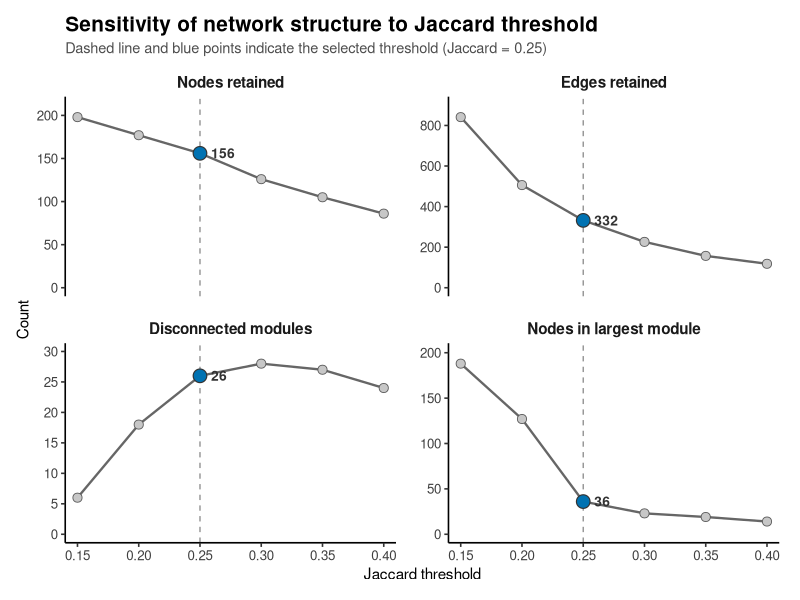
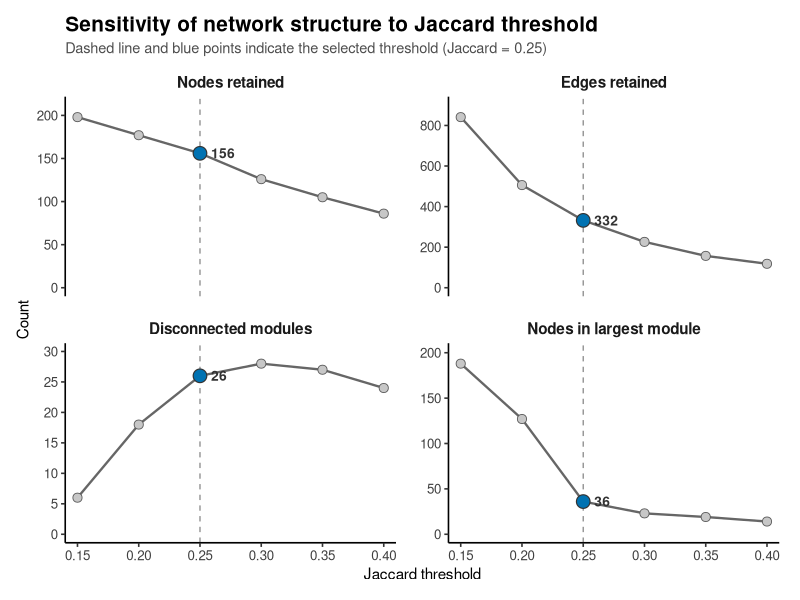

The R source for these figures, in order:
#!/usr/bin/env Rscript

## ================================================================== ##
## Jaccard-threshold sensitivity analysis
##
## Shows how network topology changes across tested Jaccard cutoffs.
##
## Metrics:
##   - retained network nodes
##   - retained network edges
##   - connected components
##   - size of largest connected component
##
## Jaccard = 0.25 is the selected threshold.
## ================================================================== ##

suppressPackageStartupMessages({
  library(ggplot2)
})


## ================================================================== ##
## Paths
## ================================================================== ##

project_dir <- path.expand(
  "~/methanotrophs/methanotroph_project/jeppe/genome_analysis_workflow"
)

output_dir <- file.path(
  project_dir,
  "16_visualization",
  "16G_jaccard_sensitivity"
)

dir.create(
  output_dir,
  recursive = TRUE,
  showWarnings = FALSE
)

output_png <- file.path(
  output_dir,
  "jaccard_threshold_sensitivity.png"
)

output_pdf <- file.path(
  output_dir,
  "jaccard_threshold_sensitivity.pdf"
)


## ================================================================== ##
## Authoritative sensitivity results
## ================================================================== ##

sensitivity <- data.frame(

  jaccard = c(
    0.15,
    0.20,
    0.25,
    0.30,
    0.35,
    0.40
  ),

  nodes = c(
    198,
    177,
    156,
    126,
    105,
    86
  ),

  edges = c(
    841,
    506,
    332,
    226,
    157,
    118
  ),

  subnetworks = c(
    6,
    18,
    26,
    28,
    27,
    24
  ),

  largest_subnetwork = c(
    188,
    127,
    36,
    23,
    19,
    14
  )
)


## ================================================================== ##
## Convert to plotting format
## ================================================================== ##

plot_df <- rbind(

  data.frame(
    jaccard = sensitivity$jaccard,
    metric = "Nodes retained",
    value = sensitivity$nodes
  ),

  data.frame(
    jaccard = sensitivity$jaccard,
    metric = "Edges retained",
    value = sensitivity$edges
  ),

  data.frame(
    jaccard = sensitivity$jaccard,
    metric = "Disconnected modules",
    value = sensitivity$subnetworks
  ),

  data.frame(
    jaccard = sensitivity$jaccard,
    metric = "Nodes in largest module",
    value = sensitivity$largest_subnetwork
  )
)


## ================================================================== ##
## Set panel order
## ================================================================== ##

plot_df$metric <- factor(
  plot_df$metric,
  levels = c(
    "Nodes retained",
    "Edges retained",
    "Disconnected modules",
    "Nodes in largest module"
  )
)


## ================================================================== ##
## Mark selected threshold
## ================================================================== ##

selected_threshold <- 0.25

plot_df$selected <- (
  plot_df$jaccard == selected_threshold
)

selected_df <- plot_df[
  plot_df$selected,
]


## ================================================================== ##
## QC
## ================================================================== ##

message("")
message("Jaccard sensitivity table:")
print(sensitivity)

message("")
message("Selected threshold:")
print(selected_df)


## ================================================================== ##
## Plot
## ================================================================== ##

p <- ggplot(
  plot_df,
  aes(
    x = jaccard,
    y = value
  )
) +

  ## -------------------------------------------------------------- ##
  ## Selected threshold
  ## -------------------------------------------------------------- ##

  geom_vline(
    xintercept = selected_threshold,
    linetype = "dashed",
    linewidth = 0.45,
    colour = "grey55"
  ) +

  ## -------------------------------------------------------------- ##
  ## Sensitivity trajectory
  ## -------------------------------------------------------------- ##

  geom_line(
    linewidth = 0.8,
    colour = "grey40"
  ) +

  geom_point(
    size = 2.8,
    shape = 21,
    fill = "grey78",
    colour = "grey35",
    stroke = 0.45
  ) +

  ## -------------------------------------------------------------- ##
  ## Selected Jaccard = 0.25 points
  ## -------------------------------------------------------------- ##

  geom_point(
    data = selected_df,
    size = 4.2,
    shape = 21,
    fill = "#0072B2",
    colour = "grey20",
    stroke = 0.6
  ) +

  ## -------------------------------------------------------------- ##
  ## Label value at selected threshold
  ## -------------------------------------------------------------- ##

  geom_text(
    data = selected_df,
    aes(
      label = value
    ),
    nudge_x = 0.009,
    hjust = 0,
    vjust = 0.5,
    size = 3.5,
    fontface = "bold",
    colour = "grey20"
  ) +

  ## -------------------------------------------------------------- ##
  ## Separate scale for each network property
  ## -------------------------------------------------------------- ##

  facet_wrap(
    ~ metric,
    ncol = 2,
    scales = "free_y"
  ) +

  ## -------------------------------------------------------------- ##
  ## Axes
  ## -------------------------------------------------------------- ##

  scale_x_continuous(
    name = "Jaccard threshold",
    breaks = c(
      0.15,
      0.20,
      0.25,
      0.30,
      0.35,
      0.40
    ),
    limits = c(
      0.14,
      0.41
    ),
    expand = expansion(
      mult = c(
        0,
        0
      )
    )
  ) +

  scale_y_continuous(
    name = "Count",
    breaks = scales::pretty_breaks(
      n = 5
    ),
    expand = expansion(
      mult = c(
        0.05,
        0.12
      )
    )
  ) +

  expand_limits(
    y = 0
  ) +

  ## -------------------------------------------------------------- ##
  ## Titles
  ## -------------------------------------------------------------- ##

  labs(
    title =
      "Sensitivity of network structure to Jaccard threshold",

    subtitle =
      "Dashed line and blue points indicate the selected threshold (Jaccard = 0.25)"
  ) +

  ## -------------------------------------------------------------- ##
  ## Theme
  ## -------------------------------------------------------------- ##

  theme_classic(
    base_size = 12
  ) +

  theme(

    plot.title =
      element_text(
        size = 15,
        face = "bold",
        margin = margin(
          b = 4
        )
      ),

    plot.subtitle =
      element_text(
        size = 10.5,
        colour = "grey30",
        margin = margin(
          b = 12
        )
      ),

    strip.background =
      element_blank(),

    strip.text =
      element_text(
        size = 11,
        face = "bold",
        margin = margin(
          b = 5
        )
      ),

    axis.title =
      element_text(
        size = 11
      ),

    axis.text =
      element_text(
        colour = "grey25"
      ),

    panel.spacing =
      grid::unit(
        1.2,
        "lines"
      ),

    plot.margin =
      margin(
        12,
        15,
        12,
        12
      )
  )


## ================================================================== ##
## Save
## ================================================================== ##

ggsave(
  filename = output_png,
  plot = p,
  width = 9,
  height = 7,
  units = "in",
  dpi = 400,
  bg = "white"
)

ggsave(
  filename = output_pdf,
  plot = p,
  width = 9,
  height = 7,
  units = "in",
  device = cairo_pdf,
  bg = "white"
)


## ================================================================== ##
## Finish
## ================================================================== ##

message("")
message("Figure written:")
message("  PNG: ", output_png)
message("  PDF: ", output_pdf)
message("")
message("Done.")
